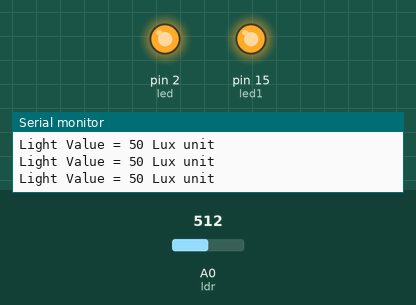
This sketch was run on a simulated Arduino Uno, built with avr-gcc and run on an emulated ATmega328P. Shown: output pins drawn as LEDs (lit = HIGH), the last lines printed to the serial monitor. The test bench sets the inputs (shaded band); at power-on: A0 (ldr) = 512.

Above: at 4.2 s.
4.3 s: A0 (ldr) set to 352
7.3 s: A0 (ldr) set to 326
10.3 s: A0 (ldr) set to 272
13.3 s: A0 (ldr) set to 242
At 14.6 s:
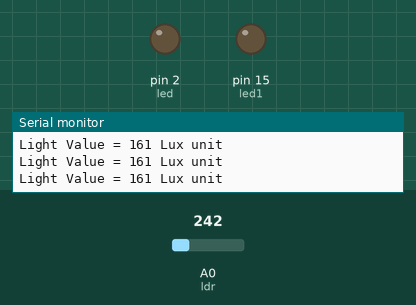
16.3 s: A0 (ldr) set to 306
At 16.8 s:
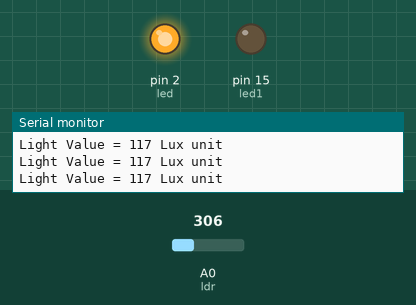
Timing chart, 0 to 20.3 s (numbered marks = the images above; inputs shaded):
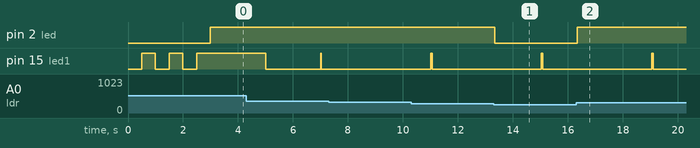

Measured:
- the behaviour switches between 257 and 256 on A0 (ldr) (found by bisection; images 0 and 1)
- after the input at 13.3 s, pin 2 (led): HIGH → LOW at once
- after the input at 16.3 s, pin 2 (led): LOW → HIGH at once

The sketch:

esp8266_LDR_LED_2s_always.ino
```cpp
#define led1 15
#define led 2
#define ldr A0
float ADC_value = 0.0048828125;


void setup() {
  Serial.begin(9600);
pinMode(led1, OUTPUT);
pinMode(led, OUTPUT);
pinMode(ldr, INPUT);
for(int i = 0; i < 3; i++) {
  digitalWrite(led1,LOW);
  delay(500);
  digitalWrite(led1,HIGH);
  delay(500);
  }
}


void loop() {
  static unsigned long time_1 = millis();
  static unsigned long time_2 = millis();
   if(millis() - time_1 > 2000){
    time_1 = millis();
    digitalWrite(led1,LOW);
    }
   if(millis() - time_2 > 4000){
    time_2 = millis();
    digitalWrite(led1,HIGH);
    }
float ldr_data = analogRead(ldr);
int lux = int((250.000000/(ADC_value*ldr_data))-50.000000);
Serial.print("Light Value = ");
Serial.print(lux);
Serial.println(" Lux unit");

if(lux>=150){
  digitalWrite(led,LOW);
}
else if (lux<150) {
  digitalWrite(led,HIGH);
}

}
```
